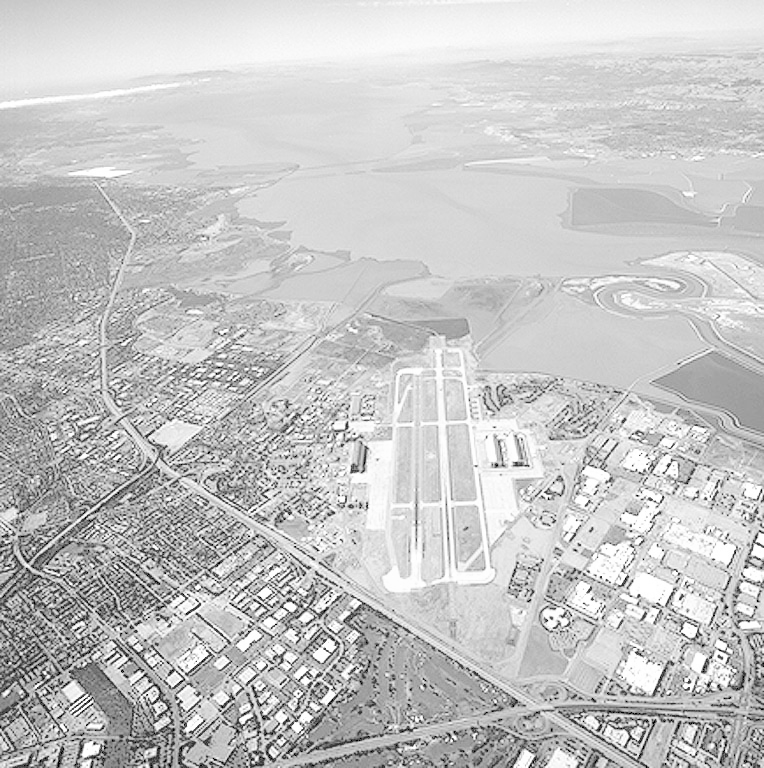
#> input picture notebooks/chap3_images/aerialview-washedout.tif, 764 x 768 px
$ jupyter execute --allow-errors Lec3_histogram_examples.ipynb
#> lines starting #> are read from the running program, lines starting #| are printed output that depends on the picture
[cell 1]
import numpy as np
#from scipy import misc
from skimage.io import imread, imsave
from skimage import exposure, color
from skimage import img_as_ubyte, img_as_float
import matplotlib.pyplot as plt
#import matplotlib.pylab as pylab

[cell 2]
from PIL import Image
from matplotlib import cm

[cell 3]
#ITrying to implement the histogram equalization algorithm

# Read the image as a numpy array
img = np.array(Image.open('chap3_images/aerialview-washedout.tif'))
#> img is the input picture: shape (768, 764); min 0, max 255, mean 197.2
plt.imshow(img, cmap=cm.gray)

# What are some image details
print(f"Image size: {img.shape}")
#| Image size: (768, 764)
print(f"Image Bit Resolution: {img.dtype}")
#| Image Bit Resolution: uint8

[cell 4]
#Get the histogram manually
histogram = np.full(256,0, 'uint')
intensity_values = np.arange(0,256)
for r in img.flatten():
    histogram[r] += 1
#> this loop made 586752 passes
#> r on passes 1 to 3: 199, 199, 199
#> after the loop, histogram = 256 values, max 15128 at index 213, min 0 at index 1, mean 2292

[cell 5]
#plot the histogram
plt.bar(intensity_values, histogram, color='b')
plt.show()
#> figure, not shown here; tallest bar 15128 high, from x = 212.6 to 213.4

[cell 6]
#Normalized histogram
normalized_histogram = histogram / (img.shape[0] * img.shape[1])
#> normalized_histogram = 256 values, max 0.0258 at index 213, min 0 at index 1, mean 0.00391
plt.bar(intensity_values, normalized_histogram, color='b')
plt.show()
#> figure, not shown here; tallest bar 0.0258 high, from x = 212.6 to 213.4

[cell 7]
np.sum(normalized_histogram[:256])
#> Out = 1

[cell 8]
equalized_hist = np.full(256,0, 'float')
for i in range(256):
    equalized_hist[i] = np.sum(normalized_histogram[:i+1])
#> after the loop, equalized_hist = 256 values, max 1 at index 255, min 0.00148 at index 0, mean 0.23

[cell 9]
#plot the histogram
plt.bar(intensity_values, equalized_hist, color='b')
plt.show()
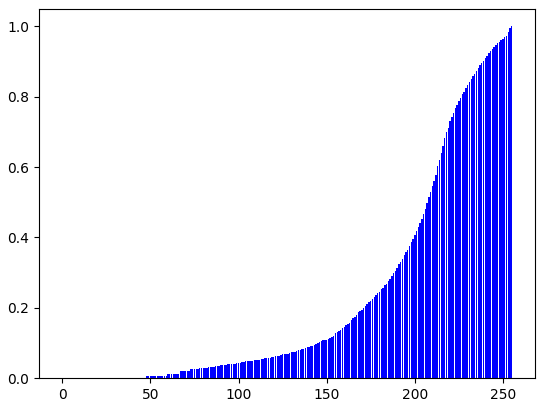
#> figure drawn by matplotlib, 1 panel; tallest bar 1 high, from x = 254.6 to 255.4

[cell 10]
new_intensity_values = 255 * equalized_hist
#> new_intensity_values = 256 values, max 255 at index 255, min 0.377 at index 0, mean 58.55
equalized_img = np.vectorize(lambda x: round(new_intensity_values[x]))(img)
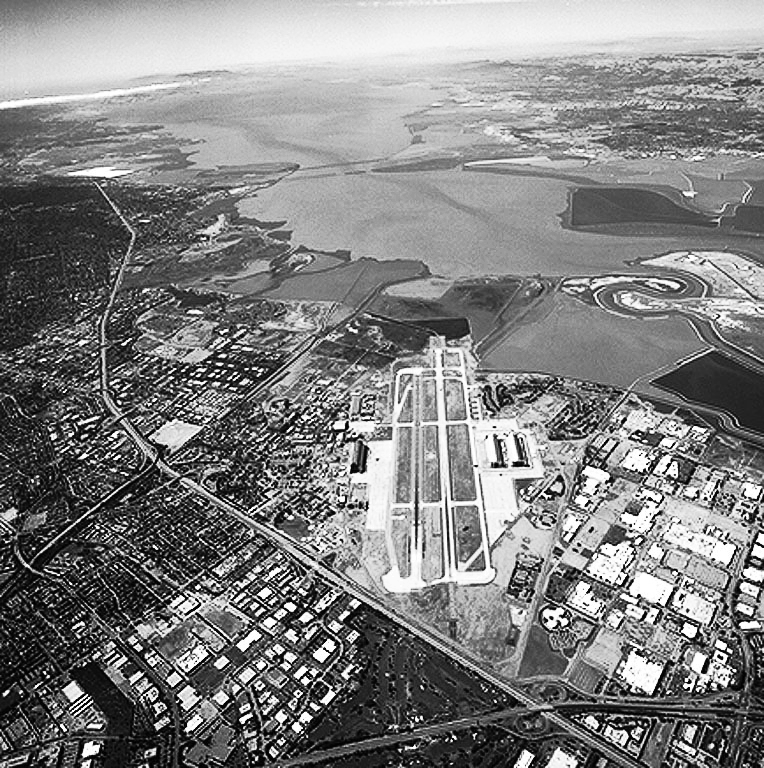
#> equalized_img: shape (768, 764) int64; min 0, max 255, mean 128.8
# for i in range(img.shape[0]):
#     for j in range(img.shape[1]):
#         equalized_img[]

[cell 11]
plt.hist(equalized_img.flatten(), 256)
#> figure, not shown here; tallest bar 15128 high, from x = 153.4 to 154.4

[cell 12]
plt.imshow(equalized_img, cmap=cm.gray)

Examples of histogram processing using library functions in skimage.exposure

[cell 13]
img = imread('chap3_images/aerialview-washedout.tif')
# histogram equalization
img_eq = exposure.equalize_hist(img)
# adaptive histogram equalization
img_adapteq = exposure.equalize_adapthist(img, clip_limit=0.03)
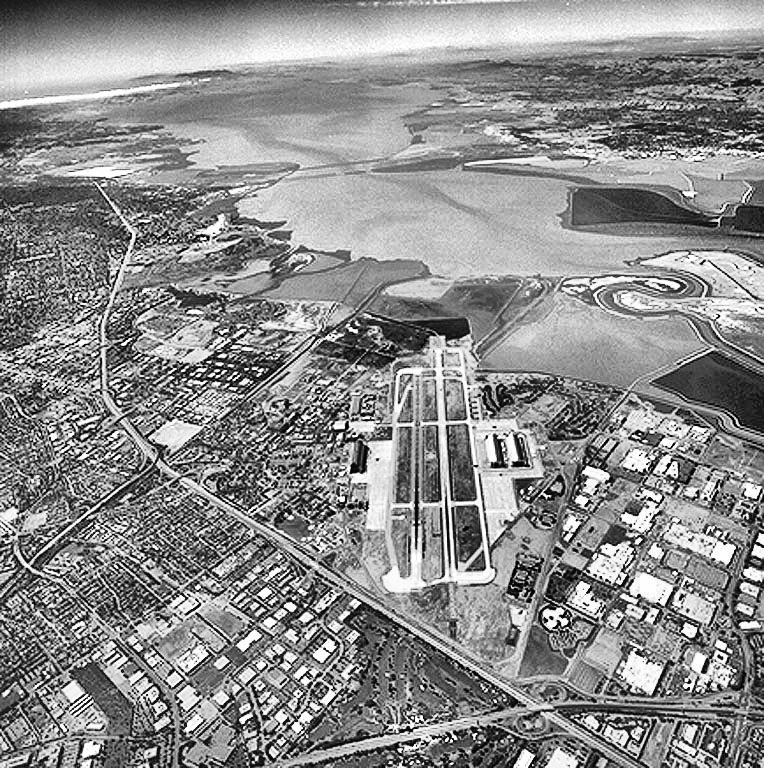
#> img_adapteq: shape (768, 764) float64; min 0, max 1, mean 0.551
images = [img, img_eq, img_adapteq]
fig, axes = plt.subplots(nrows=1, ncols=3, figsize=(16,8), sharex=True, sharey=True)
ax=axes.ravel()
ax[0].imshow(img, cmap=plt.cm.gray)
ax[0].set_title('Original')

ax[1].imshow(img_eq, cmap='gray')
ax[1].set_title('Hist_eq')

ax[2].imshow(img_adapteq, cmap=plt.cm.gray)
ax[2].set_title('Adapt_hist_eq')
for a in ax:
    a.axis('off')

titles = ['Original histogram', 'After histogram equalization', 'After adaptive histogram equalization']
plt.figure(figsize=(16,4))
#> (the rest of this cell did not finish here and is left out)

Reading the channels of a color image separately.

[cell 14]
cheetah = imread('chap3_images/cheetah.png')
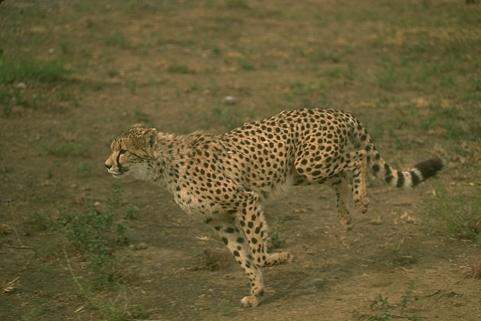
#> input picture notebooks/chap3_images/cheetah.png, 481 x 321 px
#> cheetah is the input picture: shape (321, 481, 4); mean R, G, B, A 103.2, 92.9, 55, 255
cheetah_r = cheetah[:,:,0]
cheetah_g = cheetah[:,:,1]
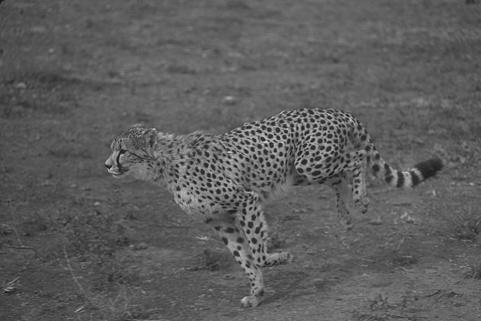
#> cheetah_g: shape (321, 481); min 10, max 217, mean 92.9
cheetah_b = cheetah[:,:,2]
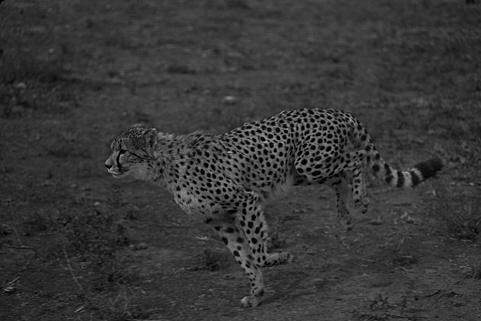
#> cheetah_b: shape (321, 481); min 0, max 176, mean 55
plt.imshow(cheetah_b)
plt.axis('off')
plt.show

Plotting the histograms of R, G, B channels of a color image in the same axes.

[cell 15]
def plot_hist(r, g, b, title=''):
    r, g, b = img_as_ubyte(r), img_as_ubyte(g), img_as_ubyte(b)
    plt.hist(np.array(r).ravel(), bins=256, range=(0, 256), color='r', alpha=0.5)
    plt.hist(np.array(g).ravel(), bins=256, range=(0, 256), color='g', alpha=0.5)
    plt.hist(np.array(b).ravel(), bins=256, range=(0, 256), color='b', alpha=0.5)
    plt.xlabel('intensity', size=16), plt.ylabel('frequency', size=16)
    plt.title(title, size=16)
plt.style.use('ggplot')
plt.figure(figsize=(15,5))
plt.subplot(121)
plt.axis('off')
plt.imshow(cheetah)
plt.subplot(122)
plot_hist(cheetah_r, cheetah_g, cheetah_b, 'Histograms for R,G, and B channels')
plt.show()
#> figure, not shown here; panel 2: tallest bar 3148 high, from x = 99 to 100; panel 2: tallest bar 4307 high, from x = 95 to 96; panel 2: tallest bar 4655 high, from x = 57 to 58

Examples of performing contrast stretching and histogram equalizations.

[cell 16]
def plot_image_and_hist(image, axes, bins=256):
    image = img_as_float(image)
    axes_image, axes_hist = axes
    axes_cdf = axes_hist.twinx()
    axes_image.imshow(image, cmap=plt.cm.gray)
    axes_image.set_axis_off()
    axes_hist.hist(image.ravel(), bins=bins, histtype='step', color='black')
    axes_hist.set_xlim(0, 1)
    axes_hist.set_xlabel('Intensity', size=15)
    axes_hist.ticklabel_format(axis='y', style='scientific', scilimits=(0,0))
    axes_hist.set_yticks([])
    image_cdf, bins = exposure.cumulative_distribution(image, bins)
    axes_cdf.plot(bins, image_cdf, 'r')
    axes_cdf.set_yticks([])
    return axes_image, axes_hist, axes_cdf

im = imread('chap3_images/pollen_1.png', as_gray=True)
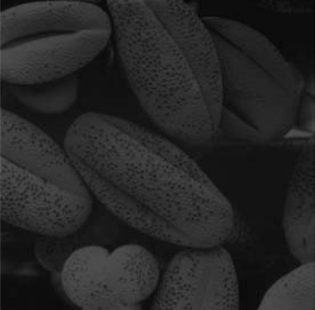
#> input picture notebooks/chap3_images/pollen_1.png, 315 x 310 px
#> im is the input picture: shape (310, 315) float64; min 0.0235, max 0.361, mean 0.15
# contrast stretching
im_rescale = exposure.rescale_intensity(im, in_range='image', out_range='dtype')
im_eq = exposure.equalize_hist(im) # histogram equalization
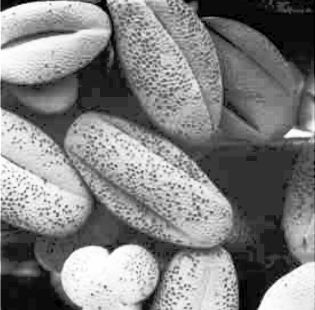
#> im_eq: shape (310, 315) float64; min 4.1e-05, max 1, mean 0.508
im_adapteq = exposure.equalize_adapthist(im, clip_limit=0.03) # adaptive histogram equalization
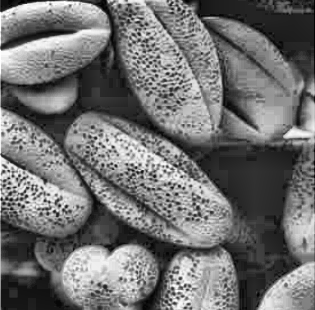
#> im_adapteq: shape (310, 315) float64; min 0, max 1, mean 0.446

fig = plt.figure(figsize=(15, 7))
axes = np.zeros((2, 4), dtype = object)
axes[0, 0] = fig.add_subplot(2, 4, 1)
for i in range(1, 4):
    axes[0, i] = fig.add_subplot(2, 4, 1+i, sharex=axes[0,0], sharey=axes[0,0])
for i in range(0, 4):
    axes[1, i] = fig.add_subplot(2, 4, 5+i)
axes_image, axes_hist, axes_cdf = plot_image_and_hist(im, axes[:, 0])
#> in plot_image_and_hist, `image_cdf, bins = exposure.cumulative_distribution(image, bins)`: image_cdf = 256 values from 4.1e-05 to 1; bins = 256 values from 0.0242 to 0.36
axes_image.set_title('Low contrast image', size=16)
y_min, y_max = axes_hist.get_ylim()
#> y_min = 0; y_max = 6468
axes_hist.set_ylabel('Frequency', size=16)
axes_hist.set_yticks(np.linspace(0, y_max, 5))
axes_image, axes_hist, axes_cdf = plot_image_and_hist(im_rescale, axes[:,1])
axes_image.set_title('Contrast stretching', size=16)
axes_image, axes_hist, axes_cdf = plot_image_and_hist(im_eq, axes[:, 2])
axes_image.set_title('Histogram equalization', size=16)
axes_image, axes_hist, axes_cdf = plot_image_and_hist(im_adapteq, axes[:,3])
axes_image.set_title('Adaptive histogram equalization', size=16)
axes_cdf.set_ylabel('Cumulative distribution', size=16)
axes_cdf.set_yticks(np.linspace(0, 1, 5))
fig.tight_layout()
plt.show()
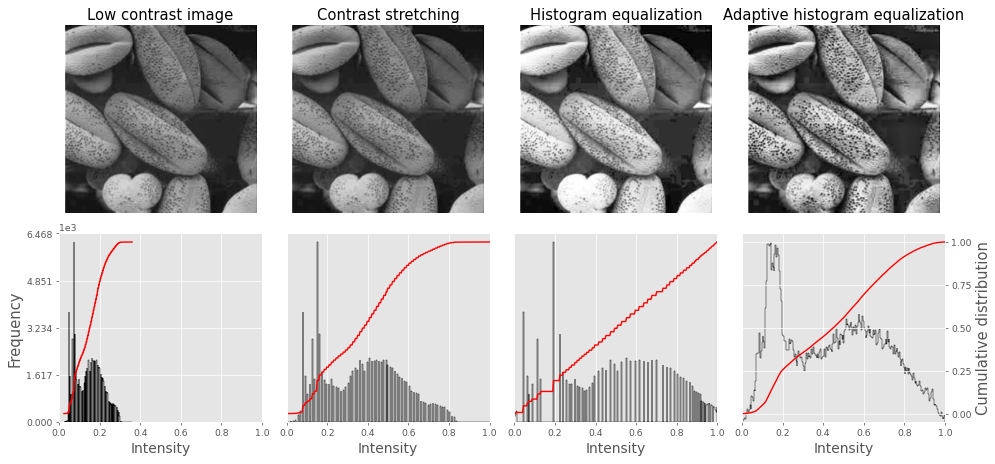
#> figure drawn by matplotlib, 12 panels; panel 12: curve peaks at x = 0.998, y = 1
